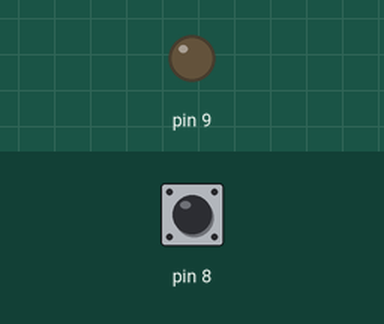
Recording of a sketch running on a simulated Arduino Uno, built with avr-gcc and run on an emulated ATmega328P. On the bench: output pins drawn as LEDs (lit = HIGH). Inputs (shaded band) come from the test bench; at power-on: pin 8 HIGH.

Above: at 1.2 s.
1.3 s: pin 8 pulled LOW for 0.15 s
At 2.5 s:
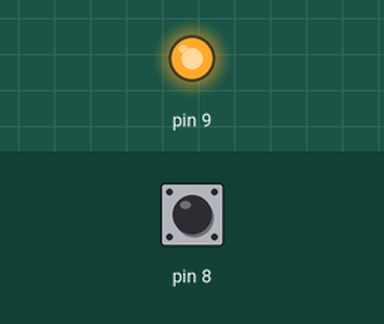
2.9 s: pin 8 pulled LOW for 1 s
At 3.7 s:
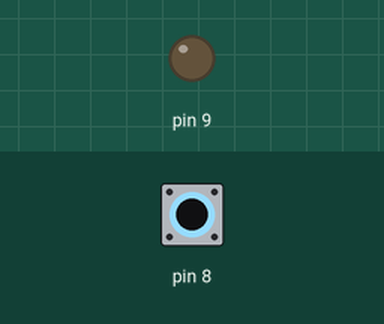
5.4 s: pin 8 pulled LOW for 3.2 s
At 6.8 s:
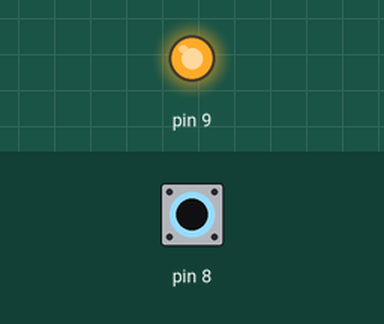
Timing chart, 0 to 8.4 s (numbered marks = the images above; inputs shaded):
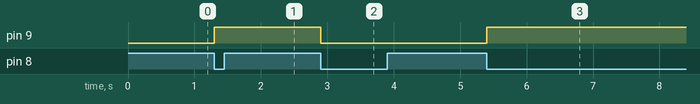

Measured:
- after the input at 1.3 s, pin 9: LOW → HIGH at once
- after the input at 2.9 s, pin 9: HIGH → LOW at once
- after the input at 5.4 s, pin 9: LOW → HIGH at once

The sketch:

ATmega328_2.ino
```cpp
boolean flag;
boolean led1;

void setup() {
  pinMode(9, OUTPUT);
  pinMode(8, INPUT_PULLUP);
}

void loop() {
  if (flag == 0) {
    if (digitalRead(8) == 0) {
      led1 = !led1;
      digitalWrite(9, led1);
      flag = 1;
    }
  }
  if (flag == 1) {
    if (digitalRead(8) == 1) {
      flag = 0;
    }
  }
}
```
